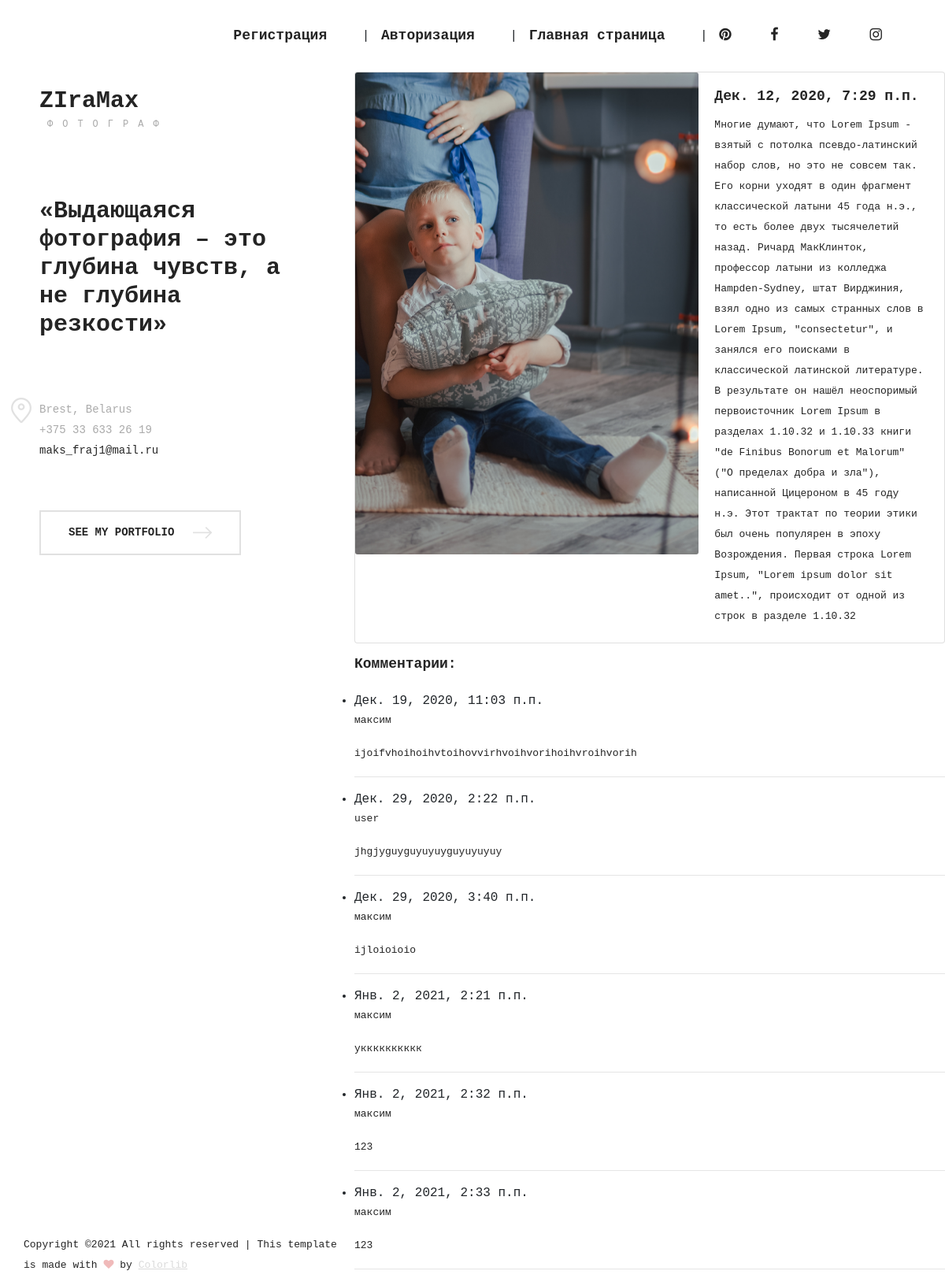
The app's page /photo/2/ with its own data.
### shop1/models.py (models this page shows, shortened)
class Portfolio(models.Model):
    title = models.CharField(max_length=200, blank=True)
    photo = models.ImageField(upload_to='photos/%Y/%m/%d/', blank=True)
    created_at = models.DateTimeField(auto_now_add=True)
    content = models.TextField(blank=True)
    index = models.ForeignKey(Index, on_delete=models.PROTECT)
    class Meta:
        ordering = ['-created_at']

class Comment(models.Model):
    post = models.ForeignKey(Portfolio, on_delete=models.PROTECT, related_name='comments', null=True)
    name = models.CharField(max_length=50)
    text = models.TextField()
    created_at = models.DateTimeField(auto_now_add=True)
    updated_at = models.DateTimeField(auto_now=True)
    published = models.BooleanField(default=False)
    class Meta:
        ordering = ['created_at']

### shop1/views.py (the view)
# urls.py: path('photo/<int:id>/', photo, name='photo'),
def photo(request, id):
    photo_exz = Portfolio.objects.get(pk=id)
    comments = Comment.objects.filter(post=photo_exz)
    if request.method == 'POST':
        form = CommentForm(data=request.POST)
        if form.is_valid():
            comment = form.save(commit=False)
            comment.post = photo_exz
            comment.save()
            return redirect('index')
    else:
        form = CommentForm()
    return render(request, 'shop1/photo.html', {'photo_exz': photo_exz, 'comments': comments, 'form': form})

### shop1/templates/shop1/photo.html (shortened to what this page needs)
{% extends 'base.html' %}
{% load static %}
{% block content %}
<div class="card mb-3" style="max-width: 900px;">
    <div class="row no-gutters">
        <div class="col-md-7">
            <img src="{{ photo_exz.photo.url }}" class="card-img" alt="#">
        </div>
        <div class="col-md-5">
            <div class="card-body">
                <h5 class="card-title"><font face="Courier New"/>{{ photo_exz.created_at }}</h5>
                <p class="card-text">{{ photo_exz.content }}</p>
            </div>
        </div>
    </div>
</div>
<h5>Комментарии:</h5><br>
{% for i in comments %}
<ul>
    <li>{{ i.created_at }}</li>
    <p>{{ i.name }}</p>
    <p>{{ i.text }}</p>
</ul>
<hr>
{% endfor %}
{% endblock %}

### templates/base.html (shortened to what this page needs)
<!DOCTYPE html>
{% load static %}
<html lang="ru">
<head>
    <link rel="stylesheet" href="{% static 'css/bootstrap.min.css' %}"/>
    <link rel="stylesheet" href="{% static 'css/font-awesome.min.css' %}"/>
    <link rel="stylesheet" href="{% static 'css/magnific-popup.css' %}"/>
    <link rel="stylesheet" href="{% static 'css/owl.carousel.min.css' %}"/>
    <link rel="stylesheet" href="{% static 'css/style.css' %}"/>
</head>
<body>
<header class="header-section">
    <div class="header-social">
        {% if request.user.is_authenticated %}
        <a href=""><font face="Courier New"/><h5>Добро пожаловать, {{ user.username }}</h5></a> |
        <a href="{% url 'logout' %}"><font face="Courier New"/><h5>Выход</h5></a> |
        {% else %}
        <a href="{% url 'register' %}"><font face="Courier New"/><h5>Регистрация</h5></a> |
        <a href="{% url 'login' %}"><font face="Courier New"/><h5>Авторизация</h5></a> |
        {% endif %}
        <a href="{% url 'index' %}"><font face="Courier New"/><h5>Главная страница</h5></a> |
        <a href=""><i class="fa fa-pinterest"></i></a>
        <a href=""><i class="fa fa-facebook"></i></a>
        <a href=""><i class="fa fa-twitter"></i></a>
        <a href=""><i class="fa fa-instagram"></i></a>
    </div>
</header>
<div class="site-content-warp">
    <div class="main-sidebar">
        <div class="mb-warp">
            <a href="{% static 'index.html' %}" class="site-logo">
                <h3>ZIraMax</h3>
                <p>Фотограф</p>
            </a>
            <div class="about-info">
                <h3><font face="Courier New"/>«Выдающаяся фотография – это глубина чувств, а не глубина резкости»</h3>
            </div>
            <ul class="contact-info">
                <li>Brest, Belarus</li>
                <li>+375 33 633 26 19</li>
                <li><a href="https://mail.ru/maks_fraj1@mail.ru">maks_fraj1@mail.ru</a></li>
            </ul>
            <a href="#" class="site-btn">see my portfolio <img src="{% static 'img/arrow-right.png' %}" alt=""></a>
        </div>
    </div>
    {% block content %}{% endblock %}
</div>
<div class="copyright">
    <p>
        Copyright &copy;<script>document.write(new Date().getFullYear());</script>
        All rights reserved | This template is made with <i class="fa fa-heart" aria-hidden="true"></i> by <a
                href="https://colorlib.com" target="_blank">Colorlib</a>
        </p>
</div>
</body>
</html>

### static_in_dev/css/style.css (style rules this page uses)
html, body { height: 100%; font-family: "Open Sans", sans-serif; -webkit-font-smoothing: antialiased; font-smoothing: antialiased; }
h1, h2, h3, h4, h5, h6 { margin: 0; color: #242424; font-weight: 700; }
h3 { font-size: 30px; }
h5 { font-size: 18px; }
p { font-size: 13px; color: #242424; line-height: 2; }
img { max-width: 100%; }
ul, ol { padding: 0; margin: 0; }
.site-btn { display: inline-block; font-size: 14px; font-weight: 700; min-width: 167px; padding: 19px 35px; text-transform: uppercase; color: #242424; line-height: 1; cursor: pointer; text-align: center; border: 2px solid #e1e1e1; background: transparent; }
.site-btn img { margin-left: 15px; }
.header-section { position: absolute; width: 100%; top: 0; left: 0; overflow: hidden; padding: 27px 45px; z-index: 999; background: #fff; -webkit-transform: translateX(0); transform: translateX(0); -webkit-transition: all 0.4s; transition: all 0.4s; }
.header-social { float: right; }
.header-social a { display: inline-block; color: #242424; font-size: 18px; margin-right: 30px; padding: 5px; }
.site-content-warp { position: relative; height: 100%; padding-top: 91px; padding-left: 614px; -webkit-transform: translateX(0); transform: translateX(0); -webkit-transition: all 0.4s; transition: all 0.4s; }
.main-sidebar { position: absolute; width: 614px; height: 100%; left: 0; top: 0; z-index: 99; }
.main-sidebar .mb-warp { padding: 151px 95px 100px 145px; }
.site-logo { display: block; margin-bottom: 80px; }
.site-logo p { font-size: 12px; text-transform: uppercase; color: #aaaaaa; letter-spacing: 12px; padding-left: 10px; margin-bottom: 0; }
.about-info { margin-bottom: 80px; }
.contact-info { list-style: none; margin-bottom: 65px; position: relative; }
.contact-info:after { position: absolute; content: ""; width: 26px; height: 32px; left: -36px; top: -5px; background: url("../img/icons/place.png") no-repeat; }
.contact-info li { font-size: 14px; color: #aaaaaa; margin-bottom: 5px; }
.contact-info li a { color: #242424; }
.copyright { font-size: 13px; color: rgba(130, 130, 130, 0.29); position: fixed; height: 80px; width: 614px; left: 0; bottom: 0; background: #fff; padding-left: 145px; padding-top: 20px; }
.copyright a { color: rgba(130, 130, 130, 0.29); text-decoration: underline; }
.copyright i { color: rgba(204, 17, 17, 0.29); }
@media only screen and (min-width: 1200px) and (max-width: 1400px) { .main-sidebar, .copyright { width: 450px; } }
@media only screen and (min-width: 1200px) and (max-width: 1400px) { .copyright { padding-left: 30px; } }
@media only screen and (min-width: 1200px) and (max-width: 1400px) { .site-content-warp { padding-left: 450px; } }
@media only screen and (min-width: 1200px) and (max-width: 1400px) { .main-sidebar .mb-warp { padding: 110px 40px 91px 50px; } }

### records on screen
Portfolio: photo (picture), created_at "Дек. 12, 2020, 7:29 п.п.", content "Многие думают, что Lorem Ipsum - взятый с потолка псевдо-латинский набор слов, но это не совсем так. Его корни уходят в один фрагмент классической латыни 45 года н.э., то есть более двух тысячелетий назад. Ричард МакКлинток, профессор латыни из колледжа Hampden-Sydney, штат Вирджиния, взял одно из самых странных слов в Lorem Ipsum, \"consectetur\", и занялся его поисками в классической латинской литературе. В результате он нашёл неоспоримый первоисточник Lorem Ipsum в разделах 1.10.32 и 1.10.33 книги \"de Finibus Bonorum et Malorum\" (\"О пределах добра и зла\"), написанной Цицероном в 45 году н.э. Этот трактат по теории этики был очень популярен в эпоху Возрождения. Первая строка Lorem Ipsum,…"
Comment: created_at "Дек. 19, 2020, 11:03 п.п.", name "максим", text "ijoifvhoihoihvtoihovvirhvoihvorihoihvroihvorih"
Comment: created_at "Дек. 29, 2020, 2:22 п.п.", name "user", text "jhgjyguyguyuyuyguyuyuyuy"
Comment: created_at "Дек. 29, 2020, 3:40 п.п.", name "максим", text "ijloioioio"
Comment: created_at "Янв. 2, 2021, 2:21 п.п.", name "максим", text "укккккккккк"
Comment: created_at "Янв. 2, 2021, 2:32 п.п.", name "максим", text "123"
Comment: created_at "Янв. 2, 2021, 2:33 п.п.", name "максим", text "123"
